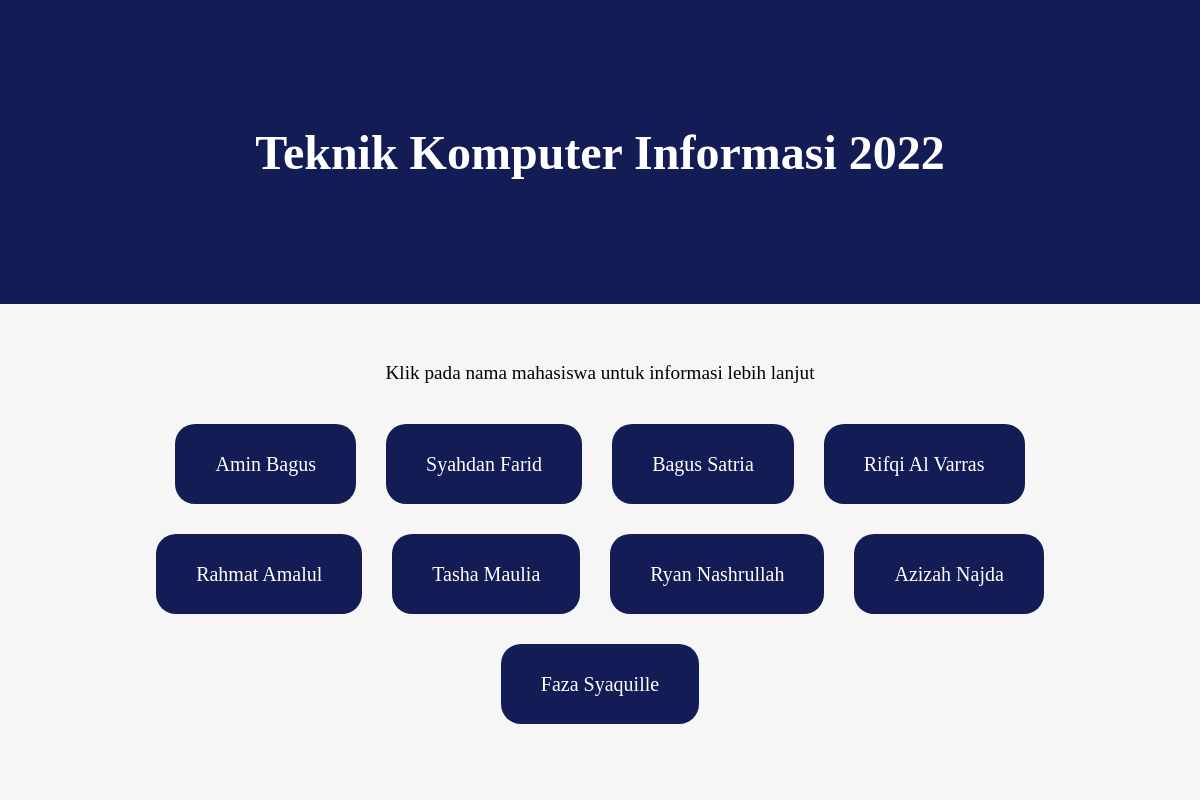
Page /tki/ on the committed database.
### tki/models.py (models this page shows, shortened)
class Tki(models.Model):
    firstname = models.CharField(max_length=255)
    lastname = models.CharField(max_length=255)
    nim = models.CharField(max_length=255, null=True)
    angkatan = models.CharField(max_length=255, null=True)
    fakultas = models.CharField(max_length=255, null=True)
    prodi = models.CharField(max_length=255, null=True)
    status = models.CharField(max_length=255, null=True)

### tki/views.py (the view)
# urls.py: path('', include('tki.urls')),
def tki(request):
  sometki = Tki.objects.all().values()
  template = loader.get_template('mhstki.html')
  context = {
    'sometki': sometki,
  }
  return HttpResponse(template.render(context, request))

### tki/templates/mhstki.html (shortened to what this page needs)
{% extends "master.html" %}
{% block content %}
    <div class="header">
        <h1 class="teks-header">Teknik Komputer Informasi 2022</h1>
    </div>
    <p>Klik pada nama mahasiswa untuk informasi lebih lanjut</p>
    <div class="content">
        {% for x in sometki %}
        <a href="details/{{ x.id }}">
            <btn>{{ x.firstname }} {{ x.lastname }}</btn>
        </a>
        {% endfor %}
    </div>
{% endblock %}

### tki/templates/master.html (shortened to what this page needs)
<html lang="en">
<head>
</head>
{% block content %}
{% endblock %}
<body>
</body>
</html>

### rows in the picture
Tki: firstname "Amin", lastname "Bagus"
Tki: firstname "Syahdan", lastname "Farid"
Tki: firstname "Bagus", lastname "Satria"
Tki: firstname "Rifqi", lastname "Al Varras"
Tki: firstname "Rahmat", lastname "Amalul"
Tki: firstname "Tasha", lastname "Maulia"
Tki: firstname "Ryan", lastname "Nashrullah"
Tki: firstname "Azizah", lastname "Najda"
Tki: firstname "Faza", lastname "Syaquille"
